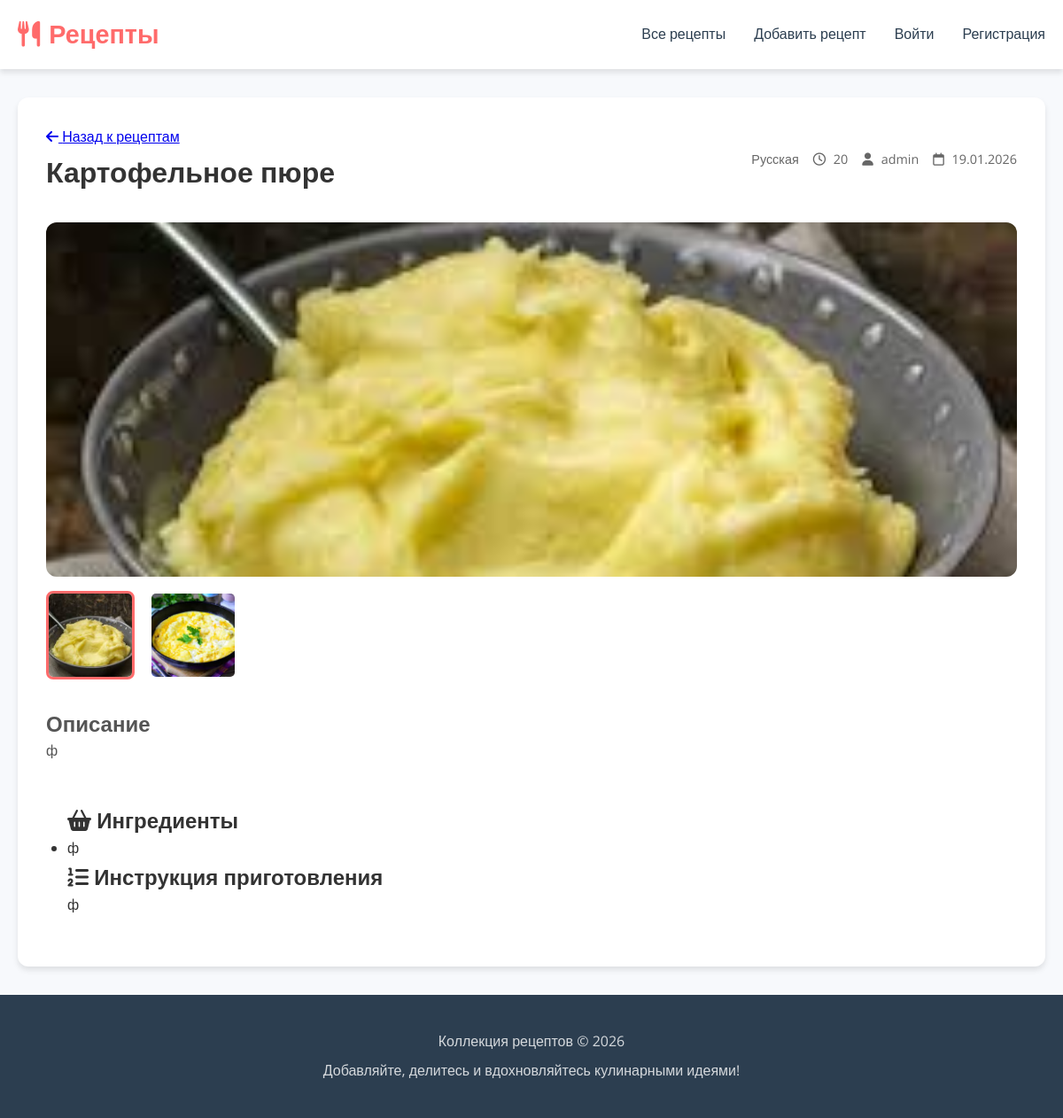
Screenshot of /recipe/2 with the database file from the repository.
### app.py (models this page shows, shortened)
class Recipe(db.Model):
    id = db.Column(db.Integer, primary_key=True)
    title = db.Column(db.String(200), nullable=False)
    cuisine = db.Column(db.String(100), nullable=False)
    prep_time = db.Column(db.String(50), nullable=False)
    description = db.Column(db.Text, nullable=False)
    ingredients = db.Column(db.Text, nullable=False)
    instructions = db.Column(db.Text, nullable=False)
    images = db.Column(db.Text, default='')  # Храним пути к изображениям через запятую
    created_at = db.Column(db.DateTime, default=datetime.utcnow)
    updated_at = db.Column(db.DateTime, default=datetime.utcnow, onupdate=datetime.utcnow)
    user_id = db.Column(db.Integer, db.ForeignKey('user.id'), nullable=False)
    def get_images(self):
        if self.images:
            return self.images.split(',')
        return []

class User(UserMixin, db.Model):
    id = db.Column(db.Integer, primary_key=True)
    username = db.Column(db.String(80), unique=True, nullable=False)
    email = db.Column(db.String(120), unique=True, nullable=False)
    password_hash = db.Column(db.String(128))
    is_admin = db.Column(db.Boolean, default=False)
    created_at = db.Column(db.DateTime, default=datetime.utcnow)
    recipes = db.relationship('Recipe', backref='author', lazy=True)

### app.py (the view)
@app.route('/recipe/<int:recipe_id>')
def recipe_detail(recipe_id):
    recipe = Recipe.query.get_or_404(recipe_id)
    ingredients_list = recipe.ingredients.split('\n')
    images = recipe.get_images()
    return render_template('recipe_detail.html', recipe=recipe, ingredients_list=ingredients_list, images=images)

### templates/recipe_detail.html (shortened to what this page needs)
{% extends "base.html" %}
{% block content %}
<div class="recipe-detail">
    <a href="{{ url_for('index') }}" class="back-btn">
        <i class="fas fa-arrow-left"></i> Назад к рецептам
    </a>
    <div class="recipe-header">
        <h1>{{ recipe.title }}</h1>
        <div class="recipe-meta">
            <span class="cuisine">{{ recipe.cuisine }}</span>
            <span><i class="far fa-clock"></i> {{ recipe.prep_time }}</span>
            <span><i class="fas fa-user"></i> {{ recipe.author.username }}</span>
            <span><i class="far fa-calendar"></i> {{ recipe.created_at.strftime('%d.%m.%Y') }}</span>
        </div>
    </div>
    {% if images %}
    <div class="recipe-gallery">
        <div class="main-image-container">
            <img id="main-image" src="{{ url_for('uploaded_file', filename=images[0]) }}"
                 alt="{{ recipe.title }}" class="main-image">
        </div>
        {% if images|length > 1 %}
        <div class="image-thumbnails">
            {% for image in images %}
            <div class="thumbnail {% if loop.first %}active{% endif %}"
                 onclick="changeMainImage('{{ url_for('uploaded_file', filename=image) }}', this)">
                <img src="{{ url_for('uploaded_file', filename=image) }}"
                     alt="{{ recipe.title }} - фото {{ loop.index }}">
            </div>
            {% endfor %}
        </div>
        {% endif %}
    </div>
    {% endif %}
    <div class="recipe-description">
        <h2>Описание</h2>
        <p>{{ recipe.description }}</p>
    </div>
    <div class="recipe-content">
        <div class="ingredients">
            <h2><i class="fas fa-shopping-basket"></i> Ингредиенты</h2>
            <ul>
                {% for ingredient in ingredients_list %}
                    {% if ingredient.strip() %}
                        <li>{{ ingredient }}</li>
                    {% endif %}
                {% endfor %}
            </ul>
        </div>
        <div class="instructions">
            <h2><i class="fas fa-list-ol"></i> Инструкция приготовления</h2>
            <div class="steps">
                {{ recipe.instructions|replace('\n', '<br>')|safe }}
            </div>
        </div>
    </div>
</div>
{% endblock %}

### templates/base.html (shortened to what this page needs)
<!DOCTYPE html>
<html lang="ru">
<head>
    <link rel="stylesheet" href="{{ url_for('static', filename='css/style.css') }}">
    <link rel="stylesheet" href="https://cdnjs.cloudflare.com/ajax/libs/font-awesome/6.4.0/css/all.min.css">
</head>
<body>
    <nav class="navbar">
        <div class="main-container">
            <a href="{{ url_for('index') }}" class="logo">
                <i class="fas fa-utensils"></i> Рецепты
            </a>
            <div class="nav-links">
                <a href="{{ url_for('index') }}">Все рецепты</a>
                <a href="{{ url_for('add_recipe') }}">Добавить рецепт</a>
                {% if current_user.is_authenticated %}
                    <a href="{{ url_for('my_recipes') }}">Мои рецепты</a>
                    {% if current_user.is_admin %}
                        <a href="{{ url_for('admin_all_recipes') }}">Админ-панель</a>
                    {% endif %}
                    <a href="{{ url_for('logout') }}">
                        Выйти ({{ current_user.username }})
                        {% if current_user.is_admin %}<span class="admin-badge">ADMIN</span>{% endif %}
                    </a>
                {% else %}
                    <a href="{{ url_for('login') }}">Войти</a>
                    <a href="{{ url_for('register') }}">Регистрация</a>
                {% endif %}
            </div>
        </div>
    </nav>
    <div class="main-container">
        {% block content %}{% endblock %}
    </div>
    <footer>
        <div class="main-container">
            <p>Коллекция рецептов © 2026</p>
            <p>Добавляйте, делитесь и вдохновляйтесь кулинарными идеями!</p>
        </div>
    </footer>
</body>
</html>

### static/css/style.css (style rules this page uses)
:root { --primary-color: #FF6B6B; --secondary-color: #4ECDC4; --dark-color: #2C3E50; --light-color: #F7F9FC; --text-color: #333; --border-radius: 12px; --shadow: 0 4px 6px rgba(0, 0, 0, 0.1); }
* { margin: 0; padding: 0; box-sizing: border-box; }
html, body { height: 100%; }
body { font-family: 'Open Sans', sans-serif; color: var(--text-color); background-color: var(--light-color); line-height: 1.6; display: flex; flex-direction: column; min-height: 100vh; }
.main-container { max-width: 1200px; margin: 0 auto; padding: 0 20px; flex: 1; width: 100%; }
.navbar { background-color: white; box-shadow: var(--shadow); padding: 1rem 0; position: sticky; top: 0; z-index: 1000; }
.navbar .main-container { display: flex; justify-content: space-between; align-items: center; }
.logo { font-family: 'Montserrat', sans-serif; font-size: 1.8rem; font-weight: 700; color: var(--primary-color); text-decoration: none; display: flex; align-items: center; gap: 10px; }
.nav-links { display: flex; gap: 2rem; align-items: center; }
.nav-links a { color: var(--dark-color); text-decoration: none; font-weight: 500; transition: all 0.3s ease; }
.recipe-content { padding: 1.5rem; flex-grow: 1; display: flex; flex-direction: column; }
.recipe-header { display: flex; justify-content: space-between; align-items: flex-start; margin-bottom: 1rem; }
.recipe-meta { display: flex; gap: 1rem; margin-bottom: 1rem; font-size: 0.9rem; color: #666; flex-wrap: wrap; }
.recipe-meta i { margin-right: 5px; }
.recipe-description { flex-grow: 1; margin-bottom: 1.5rem; color: #555; line-height: 1.5; }
.recipe-detail { background: white; border-radius: var(--border-radius); padding: 2rem; box-shadow: var(--shadow); margin: 2rem auto; max-width: 1200px; }
.recipe-gallery { margin: 2rem 0; }
.main-image-container { width: 100%; height: 400px; border-radius: var(--border-radius); overflow: hidden; margin-bottom: 1rem; }
.main-image { width: 100%; height: 100%; object-fit: cover; }
.image-thumbnails { display: flex; gap: 1rem; flex-wrap: wrap; margin-top: 1rem; }
.thumbnail { width: 100px; height: 100px; border-radius: 8px; overflow: hidden; cursor: pointer; border: 3px solid transparent; transition: all 0.3s ease; }
.thumbnail:hover, .thumbnail.active { border-color: var(--primary-color); }
.thumbnail img { width: 100%; height: 100%; object-fit: cover; }
footer { background-color: var(--dark-color); color: white; text-align: center; padding: 2rem 0; margin-top: auto; width: 100%; }
footer .main-container { max-width: 1200px; margin: 0 auto; padding: 0 20px; }
footer p { margin: 0.5rem 0; opacity: 0.8; }

### rows the page displays
Recipe: title "Картофельное пюре", cuisine "Русская", prep_time "20", created_at "19.01.2026", description "ф", instructions "ф"
User: author.username "admin"

### other values shown
{{ ingredient }} "ф"
